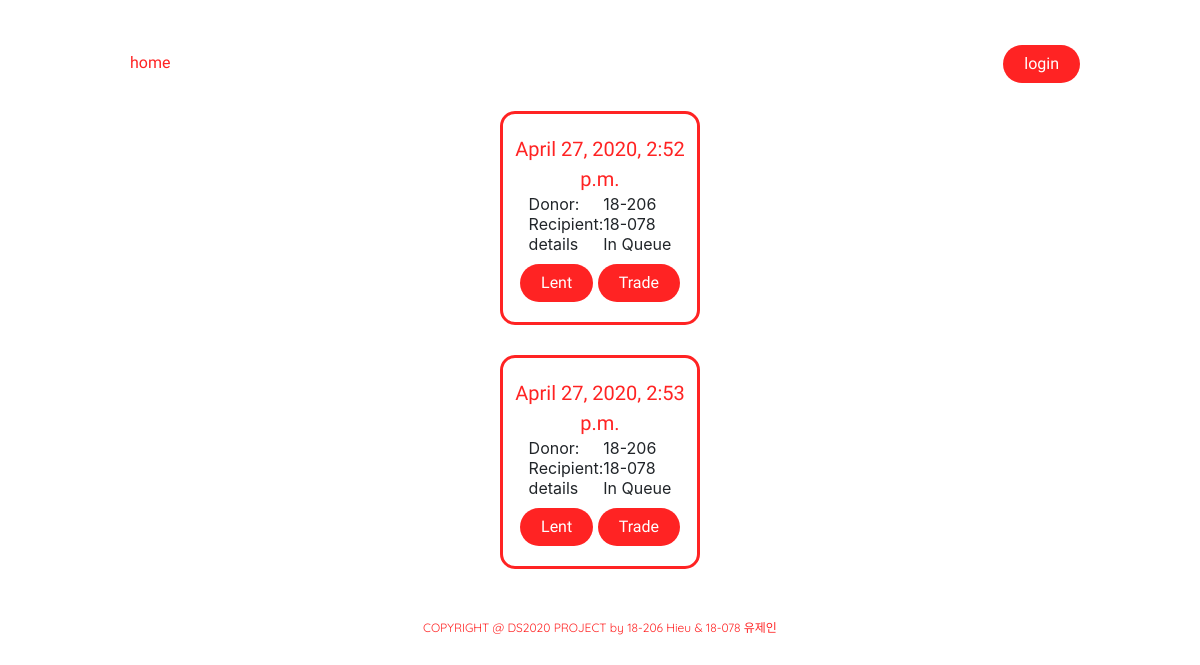
Page /queue/ on the earlier database version.
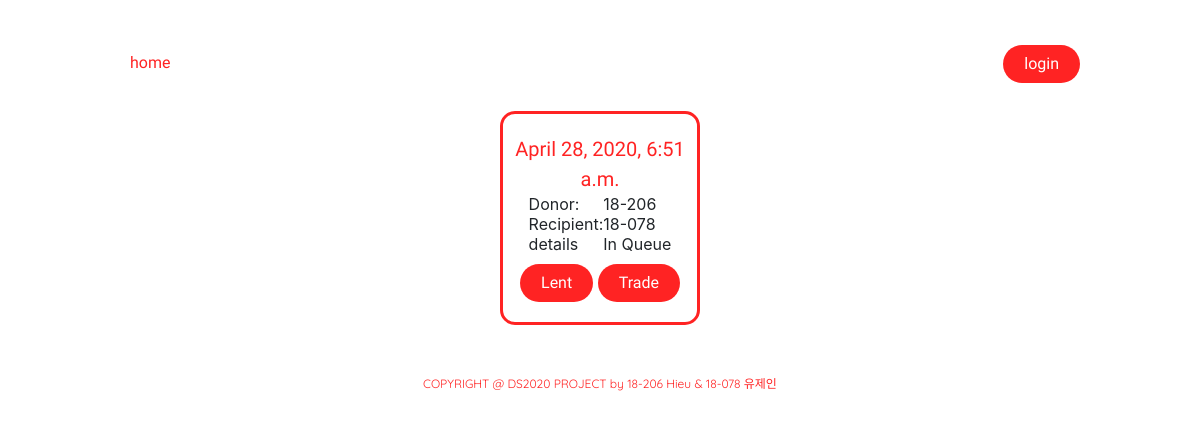
Same page on the later database version.
### items/models.py (models this page shows)
class transaction(models.Model):
    class Status(models.IntegerChoices):
        PROCESSING = 0
        DELIVERED = 1
        FAILED = 2
        IN_QUEUE = 3
    status = models.IntegerField(default=3,choices=Status.choices)
    food_id             = models.UUIDField(default=uuid1)
    date_create         = models.DateTimeField(verbose_name='date created', auto_now_add=True)
    date_update         = models.DateTimeField(verbose_name='date update', auto_now=True)
    category            = models.CharField(blank=False,null=False,default='general',max_length=200)
    tags                = models.TextField(blank=True,null=True)
    donor               = models.CharField(max_length=100,null=False)
    recipient           = models.CharField(max_length=100,null=False, default='None :(')
    details             = models.TextField(blank=True,null=True)

### pages/views.py (the view)
# urls.py: path('queue/', queue_view, name='queue'),
def queue_view(request):
    transactions = transaction.objects.filter(status=3)
    context = {
        'trans' : transactions,
    }
    return render(request, 'pages/queue.html', context)

### templates/pages/queue.html
{% extends 'base.html' %}
{% block content %}
<div>
    {% if trans|length > 0 %}
    {% for tran in trans %}
        {% include 'items/q-preview.html' %}
    {% endfor %}
    {% else %}
    <h1 id='content-text'> Queue is empty </h1>
    <img src='/static/all_happy.png' alt='all happy' style='width:400px;display: block;margin-left: auto;margin-right: auto;margin-top: 15px;margin-bottom: 300px;'>
    {%endif%}
</div>
{% endblock %}

### templates/base.html (shortened to what this page needs)
<head>
	<link rel="stylesheet" href="https://stackpath.bootstrapcdn.com/bootstrap/4.1.3/css/bootstrap.min.css">
	<link rel="stylesheet" href="https://use.fontawesome.com/releases/v5.6.1/css/all.css">
</head>
<body>
<header>
{% include 'navbar.html' %}
</header>
{% block content %}
{% endblock %}
</body>
<footer>
    <p id='footer-text'>COPYRIGHT @ DS2020 PROJECT by 18-206 Hieu & 18-078 유제인</p>
</footer>

### templates/navbar.html (shortened to what this page needs)
<nav>
    <ul class="nav__links">
        <li><a href="{% url 'home' %}">home</a></li>
    </ul>
</nav>
{% if user.is_authenticated %}
<a class="cta" href="{% url 'logout' %}"><button>logout</button></a>
{% else %}
<a class="cta" href="{% url 'login' %}"><button>login</button></a>
{% endif %}

### templates/items/q-preview.html
<div class='q-preview'>
    <div class='q-pr-table'>
    <a href='home/'>{{tran.date_create}}</a>
    <table>
        <tr>
            <td>Donor:</td>
            <td>{{tran.donor}}</td>
        </tr>
        <tr>
            <td>Recipient:</td>
            <td>{{tran.recipient}}</td>
        </tr>
        <tr>
            <td>details</td>
            <td>{{tran.get_status_display}}</td>
        </tr>
    </table>
    </div>
    <div class='q-pr-button'>
        <button>Lent</button>
        <button>Trade</button>
    </div>
</div>

### templates/base.html (style rules this page uses)
* { box-sizing: border-box; margin: 0; padding: 0; background-color: rgb(255, 255, 255); }
li, a { font-family: 'Amatic SC', cursive; font-weight: 500; font-size: 16px; color: #ff2323; text-decoration: none; }
header { display: flex; justify-content: space-between; align-items: center; padding: 20px 10%; }
.nav__links { list-style: none; margin-top: 15px; }
.nav__links li { display: inline; padding: 0px 10px; }
.nav__links li a { transition: all 0.3s ease 0s; }
button { font-family: 'Amatic SC', cursive; font-weight: 500; font-size: 16px; color: #ffffff; padding: 7px 21px; background-color: #ff2323; border:none; border-radius: 50px; cursor: pointer; transition: all 0.3s ease 0s; }
#footer-text { background-color: rgb(255, 255, 255); color: #ff2323; font-family: 'Quicksand', sans-serif; font-size: 12px; text-align: center; position:relative; top: 20px; }
.q-preview { border-color: #ff2323; border-style: solid; border-radius: 15px; margin: 0px auto 30px auto; padding: 20px 0px; max-width: 200px; text-align: center ; }
.q-preview a { font-family: 'Amatic SC', cursive; font-size: 20px; text-align: center; margin-bottom: 20px; padding-bottom: 20px; }
.q-preview table { margin-left: auto; margin-right: auto; }
.q-preview button { font-family: 'Amatic SC', cursive; font-weight: 500; font-size: 16px; color: #ffffff; padding: 7px 21px; margin-top: 10px; background-color: #ff2323; border:none; border-radius: 50px; cursor: pointer; transition: all 0.3s ease 0s; }

Differences in the rows shown:
removed transaction: date_create "April 27, 2020, 2:52 p.m.", donor "18-206", recipient "18-078", status "In Queue"
removed transaction: date_create "April 27, 2020, 2:53 p.m.", donor "18-206", recipient "18-078", status "In Queue"
added transaction: date_create "April 28, 2020, 6:51 a.m.", donor "18-206", recipient "18-078", status "In Queue"
